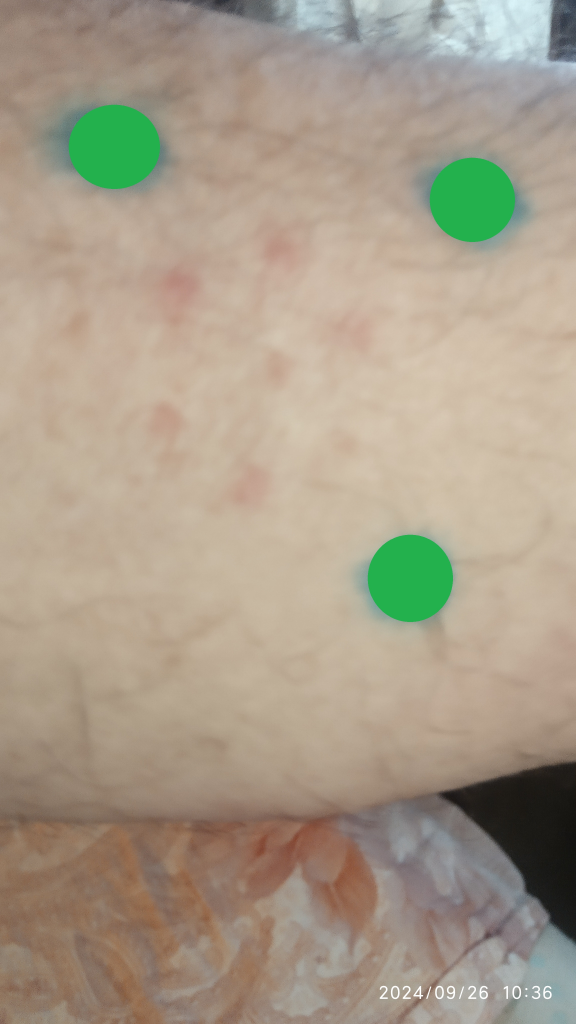
#> input picture CV/qr_circle_rotate.jpg, 2304 x 4096 px (shown at 1/4 size)
$ python -i find_color_circle_2.py   (imports and definitions only)
#> lines starting #> are read from the running program, lines starting #| are printed output that depends on the picture; after the words box and inside, x2 and y2 are one past the last pixel; in counts of white or black regions, pixels touching at a corner belong together
#> further down, picture is the input picture: shape (4096, 2304, 3); mean B, G, R 138.1, 156.9, 168.6
import cv2
import numpy as np

def open_filename(resized_image):
    # Преобразовать изображение в HSV
    hsv_image = cv2.cvtColor(resized_image, cv2.COLOR_BGR2HSV)
#> hsv_image: shape (4096, 2304, 3); mean H, S, V 24.3, 55.9, 173.8

    # Определить область интереса в левом нижнем углу
    roi_size = 50  # Размер ROI
    roi = resized_image[-roi_size:, :roi_size]
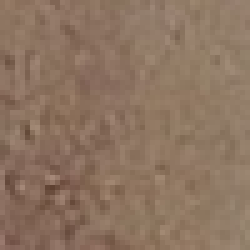
#> roi: shape (50, 50, 3) (shown 5 times larger); mean B, G, R 96.9, 116.1, 141.1
    roi_gray = cv2.cvtColor(roi, cv2.COLOR_BGR2GRAY)
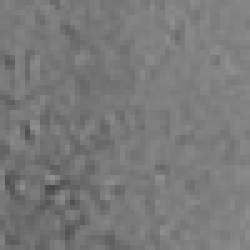
#> roi_gray: shape (50, 50) (shown 5 times larger); min 72, max 143, mean 121.4
    roi_brightness = np.mean(roi_gray)
#> roi_brightness = 121.4
    print(f"Средняя яркость в левом нижнем углу: {roi_brightness}")
#| Средняя яркость в левом нижнем углу: 121.4004

    # Изолировать красный цвет
    lower_red1 = np.array([0, 100, 100])
    upper_red1 = np.array([10, 255, 255])
    lower_red2 = np.array([160, 100, 100])
    upper_red2 = np.array([180, 255, 255])

    # Создать маску для красного цвета в HSV
    mask1 = cv2.inRange(hsv_image, lower_red1, upper_red1)
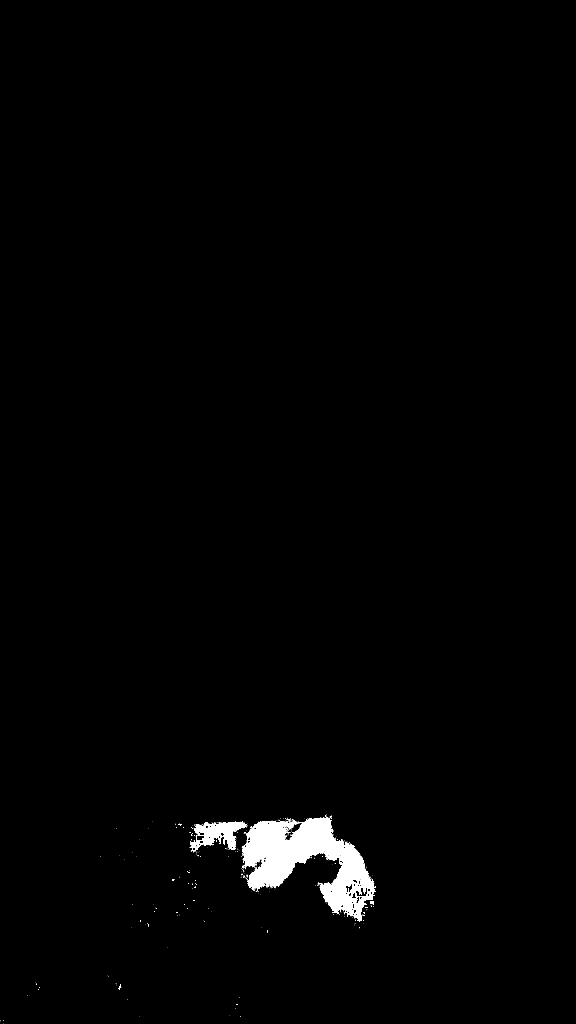
#> mask1: shape (4096, 2304) (shown at 1/4 size); 1.2% white; 514 white regions (496 under 20 px), largest, box (x1, y1, x2, y2) and area: (967, 3267, 1503, 3686) 97168, (776, 3286, 986, 3400) 11218, (760, 3342, 806, 3407) 1070
    mask2 = cv2.inRange(hsv_image, lower_red2, upper_red2)
#> mask2: shape (4096, 2304); every value is 0
    mask = cv2.bitwise_or(mask1, mask2)

    # Применить маску к изображению
    red_only = cv2.bitwise_and(resized_image, resized_image, mask=mask)

    # Преобразовать в оттенки серого для обнаружения кругов
    gray_image = cv2.cvtColor(red_only, cv2.COLOR_BGR2GRAY)

    # Обнаружение краев с помощью канни
    edges = cv2.Canny(gray_image, 50, 150, apertureSize=3)
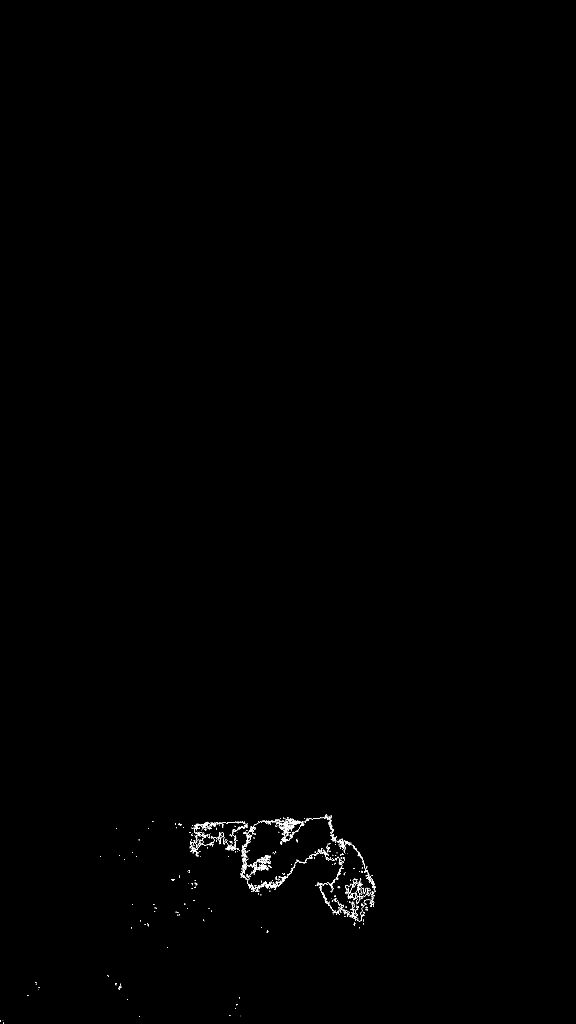
#> edges: shape (4096, 2304) (shown at 1/4 size); 0.15% white in thin lines or dots, all inside (x1, y1, x2, y2) = (0, 3257, 1504, 4094)

    # Найти контуры краев
    contours, _ = cv2.findContours(edges, cv2.RETR_EXTERNAL, cv2.CHAIN_APPROX_SIMPLE)
#> contours = 1106 contours, 1066 with area under 20; largest, box (x1, y1, x2, y2) and area: (997, 3283, 1142, 3325) 174, (1407, 3632, 1433, 3655) 144, (1283, 3494, 1363, 3552) 90, (1363, 3619, 1375, 3632) 87, (790, 3327, 825, 3378) 86

    # Фильтровать контуры для поиска кругов
    circles = []
    for cnt in contours:
        (x, y), radius = cv2.minEnclosingCircle(cnt)
        center = (int(x), int(y))
        radius = int(radius)
        if radius > 0:  # Убедиться, что радиус положительный
            circles.append((center, radius))
#> this loop made 1106 passes
#> (x, y, radius) on passes 2, 3, 5: (13, 4083, 0), (11, 4083, 0), (961, 4065, 0)
#> after the loop, circles = 792 items

    print(f"Найдено кругов: {len(circles)}")
#| Найдено кругов: 792

    for center, radius in circles:
        print(f"Круг: (x={center[0]}, y={center[1]}), радиус={radius}")

        # Определить область 10x10 вокруг центра круга
        x_start = max(0, center[0] - 5)
        x_end = min(resized_image.shape[1], center[0] + 5)
        y_start = max(0, center[1] - 5)
        y_end = min(resized_image.shape[0], center[1] + 5)

        # Выбрать область 10x10
        roi = resized_image[y_start:y_end, x_start:x_end]

        # Вычислить среднюю яркость в этой области
        brightness = np.mean(roi)
        # Вычислить относительную яркость в этой области
        relative_brightness = brightness / roi_brightness
        print(f"Яркость в области 10x10 вокруг центра круга: {brightness}, Относительная яркость: {relative_brightness}")

        # Нарисовать круги на изображении
        cv2.circle(resized_image, center, radius, (0, 255, 0), 2)
#> this loop made 792 passes
#> (center, radius, x_start, x_end, y_start, y_end, brightness, relative_brightness) on passes 1 to 3: ((13, 4092), 1, 8, 18, 4087, 4096, 107.2, 0.883), ((1, 4082), 2, 0, 6, 4077, 4087, 107.9, 0.889), ((558, 4065), 1, 553, 563, 4060, 4070, 106.9, 0.88)
#> (printed output is left out)

    # Показать изображение с обнаруженными кругами
    cv2.imshow("Обнаруженные круги", resized_image)
    cv2.waitKey(0)
    cv2.destroyAllWindows()

"""
# Пример использования функции
resized_image = cv2.imread('CV/new_files/qr_circle_rotate_cut.png')
if resized_image is not None:
    open_filename(resized_image)
else:
    print("Не удалось загрузить изображение.")
"""

>>> import cv2
>>> picture = cv2.imread('qr_circle_rotate.jpg')
>>> result = open_filename(picture)
